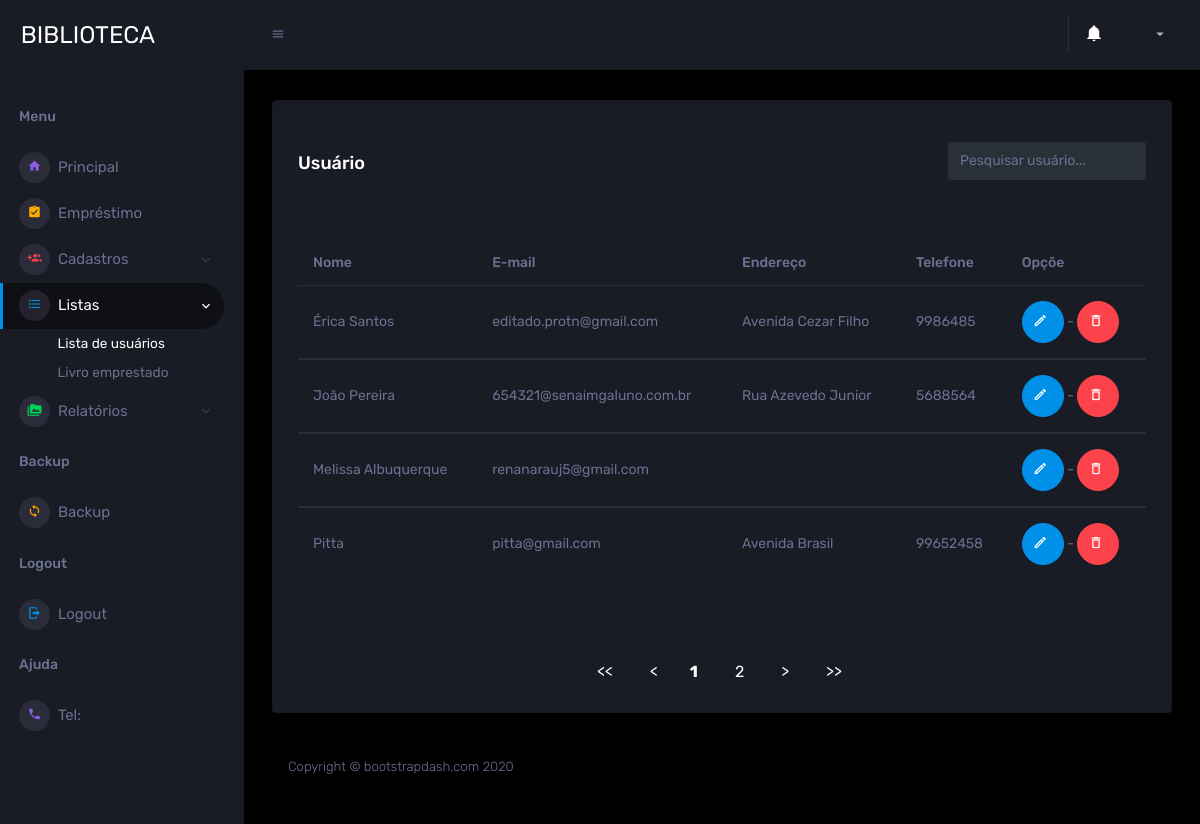
/template/admin/lista_de_usuarios, run on the app's committed database.
### tables this page shows
CREATE TABLE `cad_usu` (
  `id_usu` int(15) NOT NULL,
  `nome_usuario` varchar(50) NOT NULL,
  `email` varchar(30) NOT NULL,
  `senha` varchar(50) NOT NULL,
  `endereco` varchar(50) NOT NULL,
  `telefone` varchar(10) NOT NULL,
  `tipo_usuario` varchar(15) NOT NULL
);

### template/admin/lista_de_usuarios.php (the view, shortened to what this page needs)
<?php
include_once('include/header.php');
?>
<div class="main-panel">
  <div class="content-wrapper">
    <div class="row">
      <div class="col-12 grid-margin stretch-card">
        <div class="card">
<head>
</head>
<?php
$quantidade = 4;
$pagina  = (isset($_GET['pagina'])) ? (int)$_GET['pagina'] : 1;
$inicio = ($quantidade * $pagina) - $quantidade;
$sql = "SELECT * FROM cad_usu ORDER BY nome_usuario LIMIT $inicio,$quantidade";
$resp_sql = mysqli_query($_SESSION['conexao'],$sql);
  if ($_SERVER['REQUEST_METHOD'] != 'POST' ) {
    echo'
      <div class="card-body">
        <div class="space">
          <div class="info-item"><br>
            <h4 class="card-title">Usuário</h4>
      </div>
        <form method="post" action="lista_de_usuarios">
          <input class="form-control" type="search" placeholder="Pesquisar usuário..." name="busca" id="busca">
        </form>
      </div>
    <div class="table-responsive">
      <table class="table table-hover">
        <thead>
          <tr>
            <th>Nome</th>
            <th>E-mail</th>
            <th>Endereço</th>
            <th>Telefone</th>
            <th>Opçõe</th>
          </tr>
        </thead>';
    while($linha= mysqli_fetch_array($resp_sql)){
      echo'  <tbody>
        <tr>
          <td>' . $linha['nome_usuario'] . '</td>
          <td >' . $linha['email'] .'</td>
          <td >' . $linha['endereco'] .'</td>
          <td >' . $linha['telefone'] .'</td>
          <td><button type="button" class="btn btn-primary btn-rounded btn-icon" onclick="location.href=\'editar_usuarios?id_usu='.$linha['id_usu']. '\'" title="Editar"><i class="mdi mdi-pencil-outline"></i></button> -
          <button type="button" class="btn btn-danger btn-rounded btn-icon" onclick="if(confirm(\'Tem certeza que deseja excluir?\')) location.href=\'deletar_usuarios?id_usu='.$linha['id_usu']. '\'" title="Excluir"><i class="mdi mdi-delete-outline"></i></button></td>
        </div>
       </tr>';
    }
?>
<br><br>
 <?php
 echo'
 </tbody>
  </table>
  </div>
</div>';
}
$sql_total = 'SELECT id_usu FROM cad_usu';
$resp_total= mysqli_query($_SESSION['conexao'],$sql_total);
$num_total = mysqli_num_rows($resp_total);
$pagina_total = ceil($num_total/$quantidade);
$exibir = 3;
$anterior  = (($pagina - 1) == 0) ? 1 : $pagina - 1;
$posterior = (($pagina+1) >= $pagina_total) ? $pagina_total : $pagina+1;
echo '
<br><center>
<ul class="pagination">
<li><a href ="?pagina=1"><<</a></li>';
      echo '<a href ="?pagina=' . $anterior . '"><</a></li>';
      echo '<li><a href="?pagina=' . $pagina . '"><strong>' . $pagina . '</strong></a></li>';
      for ($i = $pagina + 1; $i < $pagina + $exibir; $i++) {
        if ($i <= $pagina_total)
          echo '<li><a href="?pagina=' . $i . '">' . $i . '</a></li>';
      }
     echo '<li><a  id="link" href="?pagina=' . $posterior . '">></a></li>';
     echo '<li><a href="?pagina=' . $pagina_total . '">>></a></li>
      </ul>
      </center>
    </div>
  </div>
</div>';
 ?>
<?php
include_once 'include/footer.php';
?>

### template/admin/lista_de_usuarios.php (style rules this page uses)
.pagination { display: flex; justify-content: center; list-style-type: none; margin: 20px 0; padding: 0; }
.pagination li { margin-right: 5px; }
.pagination a { color: #fff; display: inline-block; padding: 8px 16px; text-decoration: none; transition: background-color 0.3s; border-radius: 50px; }
#link { text-decoration: none; color: white; }
.info-item { display: inline-block; }
.space { display: flex; justify-content: space-between; align-items: center; }

### data on the page
cad_usu: nome_usuario "Érica Santos", email "editado.protn@gmail.com", endereco "Avenida Cezar Filho", telefone "9986485"
cad_usu: nome_usuario "João Pereira", email "654321@senaimgaluno.com.br", endereco "Rua Azevedo Junior", telefone "5688564"
cad_usu: nome_usuario "Melissa Albuquerque", email "renanarauj5@gmail.com"
cad_usu: nome_usuario "Pitta", email "pitta@gmail.com", endereco "Avenida Brasil", telefone "99652458"

### other printed values
$pagina "1"
